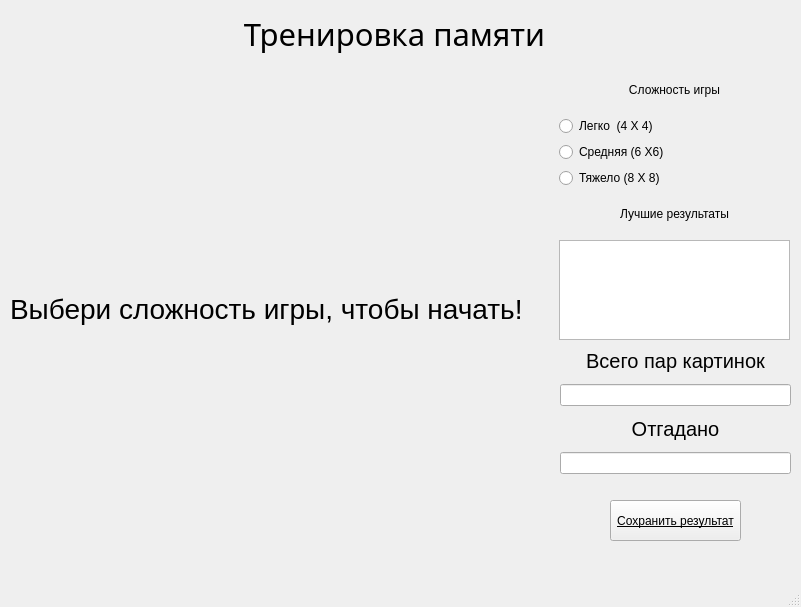
<?xml version="1.0" encoding="UTF-8"?>
<ui version="4.0">
 <class>MainWindow</class>
 <widget class="QMainWindow" name="MainWindow">
  <property name="geometry">
   <rect>
    <x>0</x>
    <y>0</y>
    <width>801</width>
    <height>607</height>
   </rect>
  </property>
  <property name="windowTitle">
   <string>MainWindow</string>
  </property>
  <widget class="QWidget" name="centralwidget">
   <widget class="QWidget" name="verticalLayoutWidget">
    <property name="geometry">
     <rect>
      <x>-1</x>
      <y>-1</y>
      <width>791</width>
      <height>70</height>
     </rect>
    </property>
    <layout class="QVBoxLayout" name="verticalLayout">
     <item>
      <widget class="QLabel" name="label">
       <property name="font">
        <font>
         <family>Papyrus</family>
         <pointsize>23</pointsize>
        </font>
       </property>
       <property name="text">
        <string>Тренировка памяти</string>
       </property>
       <property name="alignment">
        <set>Qt::AlignCenter</set>
       </property>
      </widget>
     </item>
    </layout>
   </widget>
   <widget class="QWidget" name="verticalLayoutWidget_2">
    <property name="geometry">
     <rect>
      <x>559</x>
      <y>69</y>
      <width>231</width>
      <height>271</height>
     </rect>
    </property>
    <layout class="QVBoxLayout" name="verticalLayout_2">
     <item>
      <widget class="QLabel" name="label_2">
       <property name="text">
        <string>Сложность игры</string>
       </property>
       <property name="alignment">
        <set>Qt::AlignCenter</set>
       </property>
      </widget>
     </item>
     <item>
      <widget class="QRadioButton" name="radioButton">
       <property name="text">
        <string>Легко  (4 X 4)</string>
       </property>
       <attribute name="buttonGroup">
        <string notr="true">buttonGroup</string>
       </attribute>
      </widget>
     </item>
     <item>
      <widget class="QRadioButton" name="radioButton_2">
       <property name="text">
        <string>Средняя (6 X6)</string>
       </property>
       <attribute name="buttonGroup">
        <string notr="true">buttonGroup</string>
       </attribute>
      </widget>
     </item>
     <item>
      <widget class="QRadioButton" name="radioButton_3">
       <property name="text">
        <string>Тяжело (8 X 8)</string>
       </property>
       <attribute name="buttonGroup">
        <string notr="true">buttonGroup</string>
       </attribute>
      </widget>
     </item>
     <item>
      <widget class="QLabel" name="label_3">
       <property name="text">
        <string>Лучшие результаты</string>
       </property>
       <property name="alignment">
        <set>Qt::AlignCenter</set>
       </property>
      </widget>
     </item>
     <item>
      <widget class="QListView" name="listView">
       <property name="minimumSize">
        <size>
         <width>0</width>
         <height>100</height>
        </size>
       </property>
       <property name="maximumSize">
        <size>
         <width>16777215</width>
         <height>100</height>
        </size>
       </property>
      </widget>
     </item>
    </layout>
   </widget>
   <widget class="QWidget" name="verticalLayoutWidget_3">
    <property name="geometry">
     <rect>
      <x>560</x>
      <y>343</y>
      <width>231</width>
      <height>131</height>
     </rect>
    </property>
    <layout class="QVBoxLayout" name="verticalLayout_3">
     <item>
      <widget class="QLabel" name="label_4">
       <property name="font">
        <font>
         <pointsize>15</pointsize>
        </font>
       </property>
       <property name="text">
        <string>Всего пар картинок</string>
       </property>
       <property name="alignment">
        <set>Qt::AlignCenter</set>
       </property>
      </widget>
     </item>
     <item>
      <widget class="QLineEdit" name="lineEdit"/>
     </item>
     <item>
      <widget class="QLabel" name="label_5">
       <property name="font">
        <font>
         <pointsize>15</pointsize>
        </font>
       </property>
       <property name="text">
        <string>Отгадано</string>
       </property>
       <property name="alignment">
        <set>Qt::AlignCenter</set>
       </property>
      </widget>
     </item>
     <item>
      <widget class="QLineEdit" name="lineEdit_2"/>
     </item>
    </layout>
   </widget>
   <widget class="QPushButton" name="pushButton">
    <property name="geometry">
     <rect>
      <x>610</x>
      <y>500</y>
      <width>131</width>
      <height>41</height>
     </rect>
    </property>
    <property name="font">
     <font>
      <pointsize>9</pointsize>
      <underline>true</underline>
     </font>
    </property>
    <property name="text">
     <string>Сохранить результат</string>
    </property>
   </widget>
   <widget class="QWidget" name="gridLayoutWidget">
    <property name="geometry">
     <rect>
      <x>10</x>
      <y>70</y>
      <width>537</width>
      <height>477</height>
     </rect>
    </property>
    <layout class="QGridLayout" name="grid">
     <item row="0" column="0">
      <widget class="QLabel" name="start_text">
       <property name="font">
        <font>
         <pointsize>21</pointsize>
        </font>
       </property>
       <property name="text">
        <string>Выбери сложность игры, чтобы начать!</string>
       </property>
      </widget>
     </item>
    </layout>
   </widget>
  </widget>
  <widget class="QMenuBar" name="menubar">
   <property name="geometry">
    <rect>
     <x>0</x>
     <y>0</y>
     <width>801</width>
     <height>21</height>
    </rect>
   </property>
  </widget>
  <widget class="QStatusBar" name="statusbar"/>
 </widget>
 <resources/>
 <connections/>
 <buttongroups>
  <buttongroup name="buttonGroup"/>
 </buttongroups>
</ui>
